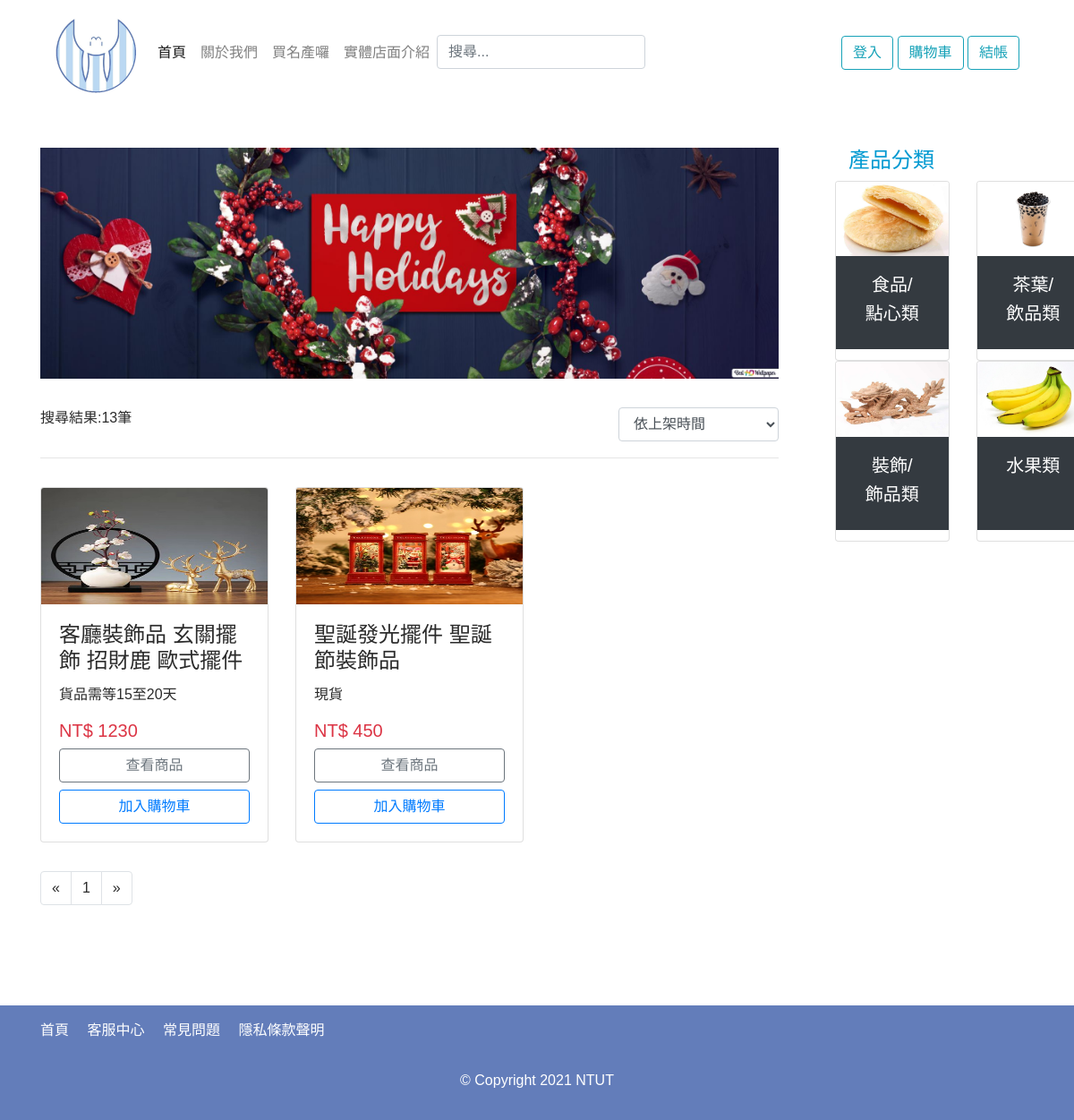
Screenshot of /acc.php with the database file from the repository.
### tables this page shows
create table Product_Image(
	Image_ID int not null AUTO_INCREMENT,
	Product_ID int not null,
	Image_path VARCHAR(255) not null,
	primary key (Image_ID, Product_ID),
	foreign key (Product_ID) references Product(Product_ID) on update cascade on delete cascade
);

create table Product(
	Product_ID int not null AUTO_INCREMENT,
	Product_name VARCHAR(50) not null,
    Product_description varchar(50) not null,
	Price INT not null,
	Stock INT not null,
	Publish_date DATETIME not null,
	Modified_date DATETIME,
    Product_detail VARCHAR(2000),
    Product_standerd VARCHAR(2000),
	primary key (Product_ID)
);

### dbtools.inc.php (called while the page is built, shortened)
<?php
  function execute_sql($link, $database, $sql)
  {
    mysqli_select_db($link, $database)
      or die("開啟資料庫失敗: " . mysqli_error($link));
    $result = mysqli_query($link, $sql);
    return $result;
  }
?>

### function.php (the view, shortened to what this page needs)
<?php
    require_once("dbtools.inc.php");
    function createProductBoxForProductPage($id){
        $link = create_connection();
        $sql = "SELECT *
                FROM `Product`as P, `Product_Image`as PI
                Where P.Product_ID = $id and P.Product_ID = PI.Product_ID ;";
        $result = execute_sql($link, "DBS_project", $sql);
        $data = mysqli_fetch_array($result);
        $txt = '<div class="col-12 col-sm-6 col-md-4 mb-3">
                    <div class="card h-100">
                        <img class="card-img-top" src='.$data["Image_path"].' width="250" height="130" alt="LTG-BY-0001">
                        <div class="card-body">
                        <h4 class="card-title">'.$data["Product_name"].'</h4>
                        <p class="card-text">'.$data["Product_description"].'</p>
                        <h5 class="card-text text-danger">
                            NT$&nbsp;'.$data["Price"].'
                        </h5>
                        <form method="post" name="myForm" action="product_page.php">
                            <input type="hidden" name="currentProductID" value='.$id.'>
                            <input class="btn btn-outline-secondary btn-block" type="submit" value="查看商品">
                        </form>
                        <form method="post" name="myForm">
                            <input class="btn btn-outline-primary btn-block mt-2" type="submit" name="add_shopping_cart" value="加入購物車">
                            <input type="hidden" name="currentProductID" value='.$id.'>
                        </form>
                    </div>
                    </div>
                </div>';
        echo $txt;
    }
    function getSameCategoryProduct($category){
        $link = create_connection();
        $sql = 'SELECT C.Product_ID
                FROM `Category` as C
                Where C.Category_name = "'.$category.'";';
        $result = execute_sql($link, "DBS_project", $sql);
        $full_data = array();
        while($single_data = mysqli_fetch_array($result)) {
            array_push($full_data, $single_data);
        };
        $num = count($full_data);
        $txt = "";
        for($i=0;$i<$num;$i++){
            $txt .= createProductBoxForProductPage($full_data[$i][0]);
        };
        return $txt;
    }
?>

### acc.php (shortened to what this page needs)
<?php
	if (empty($_COOKIE["id"]))
    {
        $id = "guest";
        $NickName = "guest";
    }
    else
    {
        $id = $_COOKIE["id"];
        $NickName = $_COOKIE["NickName"];
    }
?>
<!DOCTYPE html>
<html lang="en">
<head>
    <link rel="stylesheet" href="./css/bootstrap.min.css">
    <link rel="stylesheet" href="./css/color.css">
    <link rel="stylesheet" href="./css/product.css">
    <link href="https://use.fontawesome.com/releases/v5.0.6/css/all.css" rel="stylesheet">
    <link rel="stylesheet" href="./css/style.css">
</head>
<body>
    <header class="container">
        <nav class="navbar navbar-expand-lg navbar-light bg-white">
            <a class="navbar-brand" href="index.php">
                <img id="logo1" src="./images/logo.png" alt="logo">
            </a>
            <div class="collapse navbar-collapse" id="navbarNav">
                <ul class="navbar-nav">
                    <li class="nav-item active">
                        <a class="nav-link" href="index.php">首頁</a>
                    </li>
                    <li class="nav-item">
                        <a class="nav-link" href="about.php">關於我們</a>
                    </li>
                    <li class="nav-item">
                        <a class="nav-link" href="shop.php">買名產囉</a>
                    </li>
                    <li class="nav-item">
                        <a class="nav-link" href="https://www.ntut.edu.tw/">實體店面介紹</a>
                    </li>
                    <li class="nav-item">
                        <input name="search_product" type="text" class="form-control" id="search_product" placeholder="搜尋...">
                    </li>
                </ul>
                <div class="ml-auto">
                    <?php
                            if ($id == "guest")
                            {
                              echo"<a href='login.html' class='btn btn-outline-info text-info my-2 my-sm-0'>登入</a>";
                            }
                            else
                            {
                                echo"<a href='main.php'>$NickName</a> 你好";
                                echo"<a href='logout.php' class='btn btn-outline-danger text-danger my-2 my-sm-0'>登出</a>";
                            }
                    ?>
                    <a href="cart.php" class="btn btn-outline-info text-info my-2 my-sm-0">購物車</a>
                    <a href="checkout.php" class="btn btn-outline-info text-info my-2 my-sm-0">結帳</a>
                </div>
            </div>
        </nav>
    </header>
    <section class="page-content">
        <div class="container pt-5 pb-5">
            <div class="row">
                <div class="col-12 col-md-9">
                    <div class="row">
                        <div class="col-12 mb-3">
                            <img src="./images/acc.jpg" alt="Shop Banner" class="img-fluid">
                        </div>
                        <div class="col-12 mt-3 mb-3">
                            <p class="d-inline-block">搜尋結果:13筆</p>
                            <form action="" class="d-inline-block float-right">
                                <select id="ProductSelect" class="form-control">
                                    <option>依上架時間</option>
                                </select>
                            </form>
                            <hr>
                        </div>
                        <?php
                        include_once("function.php");
                        $data = getSameCategoryProduct("acc");
                        ?>
                        <div class="col-12 mt-3 mb-5">
                            <nav aria-label="Page navigation product">
                                <ul class="pagination">
                                    <li class="page-item">
                                        <a class="page-link" href="#" aria-label="Previous">
                                            <span aria-hidden="true">&laquo;</span>
                                        </a>
                                    </li>
                                    <li class="page-item">
                                        <a class="page-link" href="#">1</a>
                                    </li>
                                    <li class="page-item">
                                        <a class="page-link" href="#" aria-label="Next">
                                            <span aria-hidden="true">&raquo;</span>
                                        </a>
                                    </li>
                                </ul>
                            </nav>
                        </div>
                    </div>
                </div>
                <div class="col-12 col-md-3">
                    <div class="row">
                        <div class="col-12 mb-5 ml-5">
                            <h4 class="title-color">產品分類</h4>
                            <div class="card-deck mt-2 product-categories" style="overflow-y: auto; overflow-x: hidden">
                                <div class="row">
                                    <a href="food_dessert.php" class="card">
                                        <img class="card-img-top" src="./images/product_class/3.jpg" alt="食物">
                                        <div class="card-body bg-dark card-title text-white text-center">
                                            <h5>食品/</h5>
                                            <h5>點心類</h5>
                                        </div>
                                    </a>
                                    <a href="tea_drink.php" class="card">
                                        <img class="card-img-top" src="./images/product_class/2.jpg" alt="飲料">
                                        <div class="card-body bg-dark card-title text-white text-center">
                                            <h5>茶葉/</h5>
                                            <h5>飲品類</h5>
                                        </div>
                                    </a>
                                </div>
                                <div class="row">
                                    <a href="acc.php" class="card">
                                        <img class="card-img-top" src="./images/product_class/4.jpg" alt="裝飾">
                                        <div class="card-body bg-dark card-title text-white text-center">
                                            <h5>裝飾/</h5>
                                            <h5>飾品類</h5>
                                        </div>
                                    </a>
                                    <a href="fruit.php" class="card">
                                        <img class="card-img-top" src="./images/product_class/1.jpg" alt="水果">
                                        <div class="card-body bg-dark card-title text-white text-center">
                                            <h5>水果類</h5>
                                        </div>
                                    </a>
                                </div>
                            </div>
                        </div>
                    </div>
                </div>
            </div>
        </div>
    </section>
    <footer class="bg-pekoradark">
        <div class="container pt-3 pb-3">
            <div class="row">
                <div class="col-12 col-md-6 mb-3">
                    <ul class="footer-menu">
                        <li><a href="index.php">首頁</a></li>
                        <li><a href="#">客服中心</a></li>
                        <li><a href="#">常見問題</a></li>
                        <li><a href="#">隱私條款聲明</a></li>
                    </ul>
                </div>
                <div class="col-12 mt-3">
                    <p class="text-white text-center">© Copyright 2021 NTUT </p>
                </div>
            </div>
        </div>
    </footer>
</body>
</html>

### css/color.css (style rules this page uses)
.bg-pekoradark { background-color: #637DBA; }

### css/style.css (style rules this page uses)
html { margin: 0; padding: 0; }
body { font-family: 'Noto Sans TC', sans-serif; color: #2b2b2b; }
a, a:active, a:hover, a:link, a:visited { text-decoration: none; outline: none; color: #2b2b2b; }
h2, .title-color { color: #0099d1; }
.footer-menu { display: block; list-style: none; padding: 0; margin: 0; }
.footer-menu > li { display: inline-block; margin-right: 1rem; }
.footer-menu > li > a { color: #fff; padding: 1rem 0; }
.page-content { min-height: 700px; }

### rows the page displays
product_image: Image_path (picture), Product_ID.Product_name "客廳裝飾品 玄關擺飾 招財鹿 歐式擺件", Product_ID.Product_description "貨品需等15至20天", Product_ID.Price "1230"
product_image: Image_path (picture), Product_ID.Product_name "聖誕發光擺件 聖誕節裝飾品", Product_ID.Product_description "現貨", Product_ID.Price "450"
